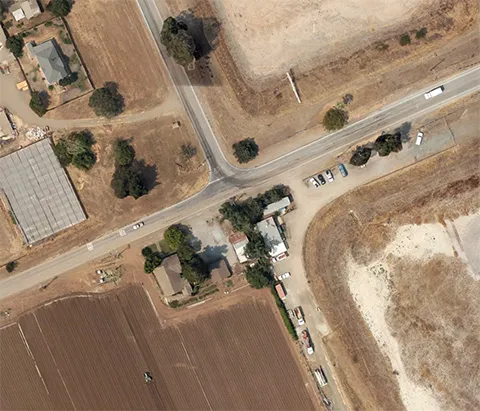
#> input picture Feature Detection and Description Algorithms/map1.jpg, 480 x 411 px
$ python 'Shi-Tomas Corner Detection.py'
#> lines starting #> are read from the running program, lines starting #| are printed output that depends on the picture; after the words box and inside, x2 and y2 are one past the last pixel; in counts of white or black regions, pixels touching at a corner belong together
import numpy as np
import cv2
from matplotlib import pyplot as plt

filename = "map1.jpg"
img = cv2.imread(filename)
#> img is the input picture: shape (411, 480, 3); mean B, G, R 109.3, 131.4, 153.9
gray = cv2.cvtColor(img,cv2.COLOR_BGR2GRAY)
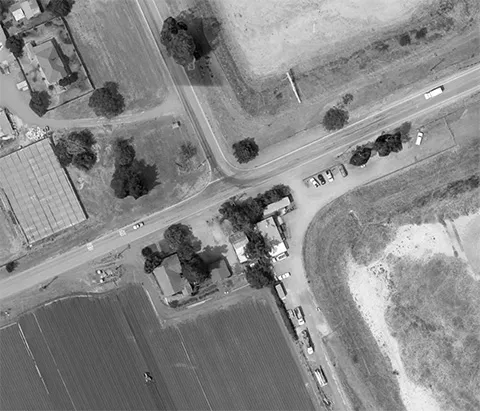
#> gray: shape (411, 480); min 0, max 255, mean 135.6

corners = cv2.goodFeaturesToTrack(gray,50,0.01,10)
#> corners = 50 rows, first 8: [327, 173], [269, 252], [285, 252], [316, 184], [101, 278], [251, 265], [311, 347], [287, 197]
corners = np.int0(corners)


for i in corners:
    x,y = i.ravel()
    cv2.circle(img,(x,y),10,255,-1)
#> this loop made 50 passes
#> (x, y) on passes 1 to 12: (327, 173), (269, 252), (285, 252), (316, 184), (101, 278), (251, 265), (311, 347), (287, 197), (286, 207), (276, 286), (243, 254), (285, 295)
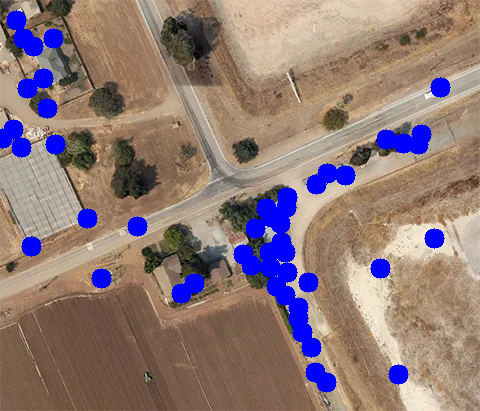
#> img: shape (411, 480, 3); 7.25% of pixels changed, all inside (x1, y1, x2, y2) = (0, 10, 451, 393)


plt.imshow(img)
plt.show()
